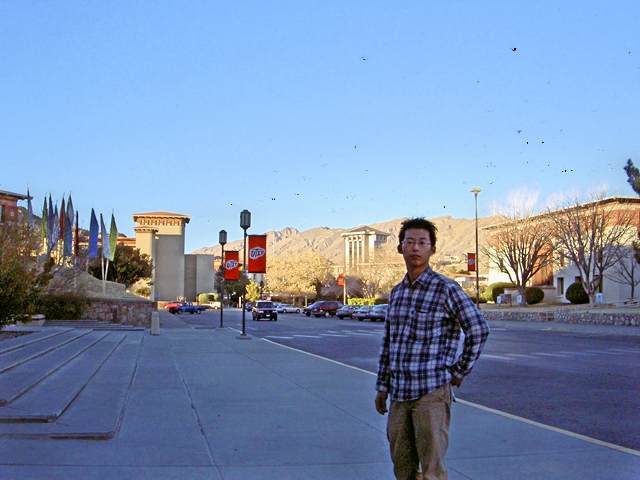
#> input picture project/enhance/data/10.png, 640 x 480 px
$ python playground2.py
#> lines starting #> are read from the running program, lines starting #| are printed output that depends on the picture; after the words box and inside, x2 and y2 are one past the last pixel; in counts of white or black regions, pixels touching at a corner belong together
import cv2
import numpy as np

# reading the damaged image
damaged_img = cv2.imread(filename=r"data/10.png")
#> damaged_img is the input picture: shape (480, 640, 3); mean B, G, R 179.3, 145.3, 123.3
# get the shape of the image
height, width = damaged_img.shape[0], damaged_img.shape[1]
#> height = 480; width = 640
# Converting all pixels greater than zero to black while black becomes white
thres = 5
for i in range(height):
	for j in range(width):
		if damaged_img[i, j, 0] > thres:
			damaged_img[i, j] = 0
		elif damaged_img[i, j, 1] > thres:
			damaged_img[i, j] = 0
		elif damaged_img[i, j, 2] > thres:
			damaged_img[i, j] = 0
		else:
			damaged_img[i, j] = [255, 255, 255]
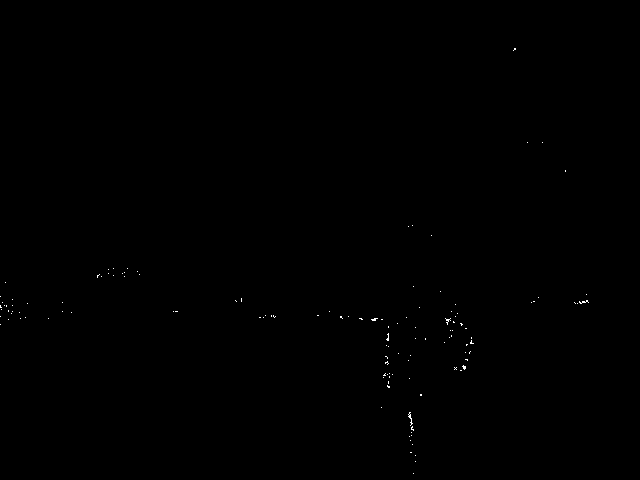
#> damaged_img: shape (480, 640, 3); 0.1% white in thin lines or dots, all inside (x1, y1, x2, y2) = (0, 48, 589, 474)
# saving the mask
mask = damaged_img
kernel = np.ones((5, 5), np.uint8)
mask = cv2.dilate(mask, kernel, iterations=1)
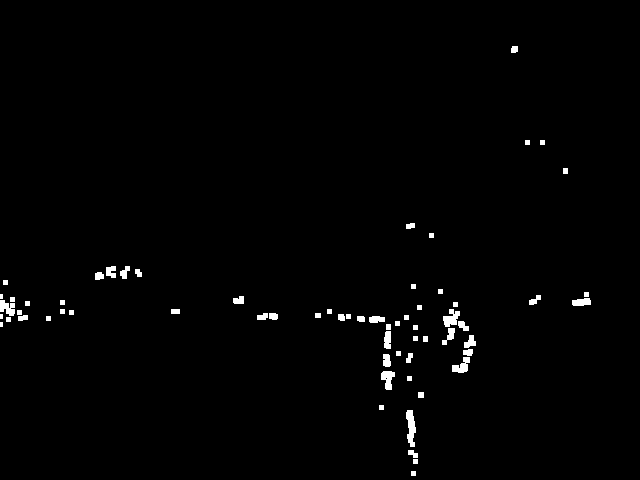
#> mask: shape (480, 640, 3); 1.1% white; 65 white regions (3 under 20 px), largest, box (x1, y1, x2, y2) and area: (406, 410, 416, 447) 243, (443, 309, 460, 327) 187, (381, 371, 395, 390) 172
cv2.imwrite('mask.jpg', mask)

# Open the image.
img = cv2.imread(r"data/10.png")
# Load the mask.
mask = cv2.imread('mask.jpg', 0)
#> mask: shape (480, 640); min 0, max 255, mean 2.9
# Inpaint.
dst  = cv2.inpaint(img, mask, 9, cv2.INPAINT_NS)
# Write the output.
cv2.imwrite('cat_inpainted.png', dst)

# displaying mask
cv2.imshow("damaged image mask", mask)
cv2.imshow('cat_inpainted.png', dst)
cv2.waitKey(0)
cv2.destroyAllWindows()

$ run again, with project/enhance/data/02.jpg saved as project/enhance/data/10.png
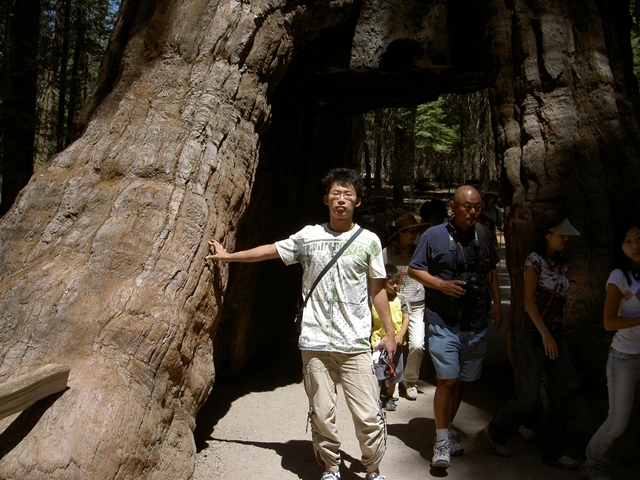
#> input picture project/enhance/data/02.jpg, 640 x 480 px
#> damaged_img is the input picture: shape (480, 640, 3); mean B, G, R 51.7, 63.4, 73.1
#> after the loop `for i in range(height):`:
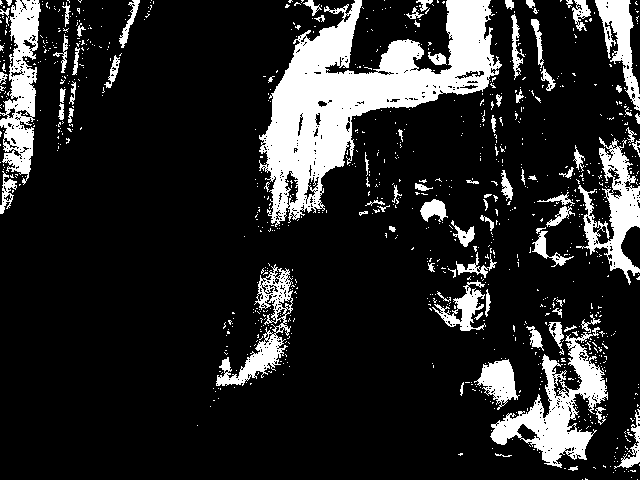
#> damaged_img: shape (480, 640, 3); 16% white; 957 white regions (872 under 20 px), largest, box (x1, y1, x2, y2) and area: (259, 0, 502, 227) 20060, (490, 327, 608, 468) 5410, (0, 0, 41, 185) 3922
#> `dst  = cv2.inpaint(img, mask, 9, cv2.INPAINT_NS)`:
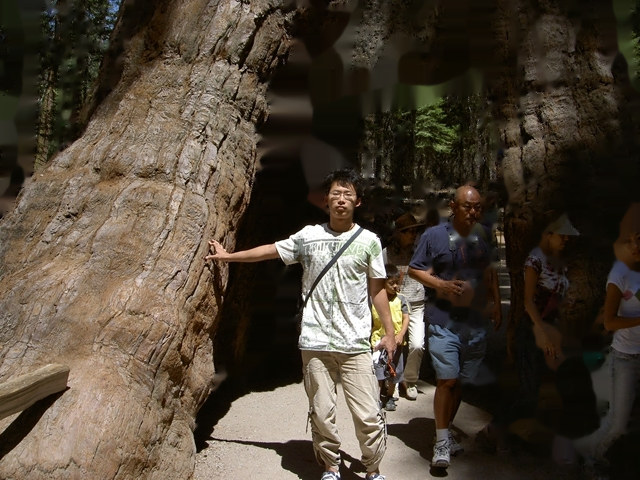
#> dst: shape (480, 640, 3); mean B, G, R 54.5, 67.6, 78.2

$ run again, with project/enhance/data/03.jpg saved as project/enhance/data/10.png
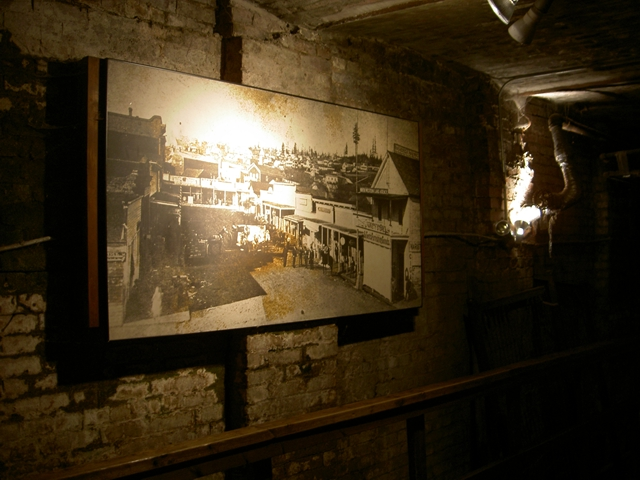
#> input picture project/enhance/data/03.jpg, 640 x 480 px
#> damaged_img is the input picture: shape (480, 640, 3); mean B, G, R 27.3, 47.8, 60.6
#> after the loop `for i in range(height):`:
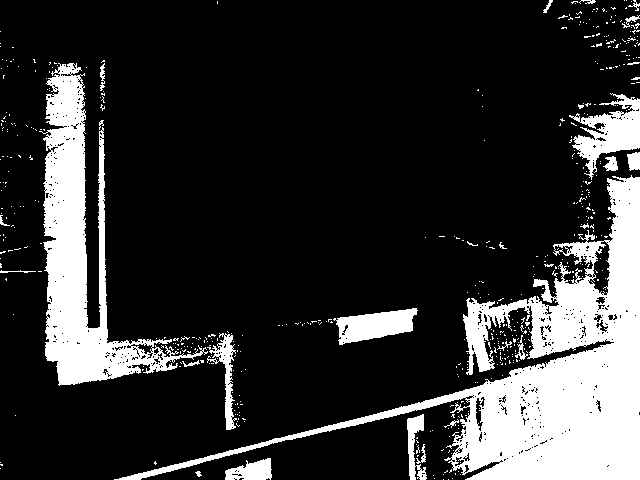
#> damaged_img: shape (480, 640, 3); 19.4% white; 521 white regions (494 under 20 px), largest, box (x1, y1, x2, y2) and area: (114, 175, 640, 480) 34688, (39, 63, 208, 386) 15745, (569, 93, 640, 180) 2627
#> `dst  = cv2.inpaint(img, mask, 9, cv2.INPAINT_NS)`:
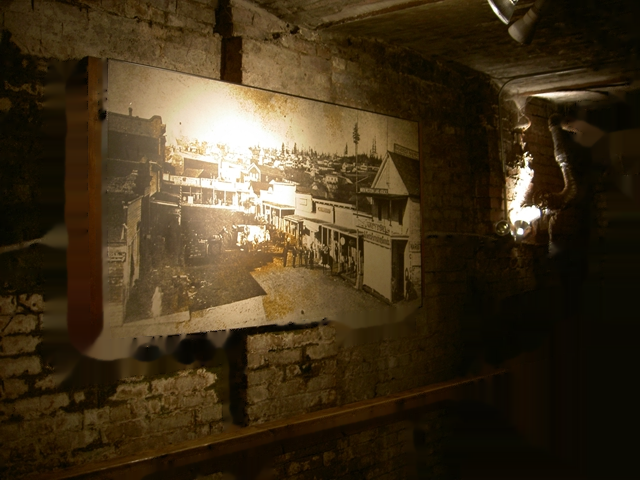
#> dst: shape (480, 640, 3); mean B, G, R 28.3, 51.3, 65.9
